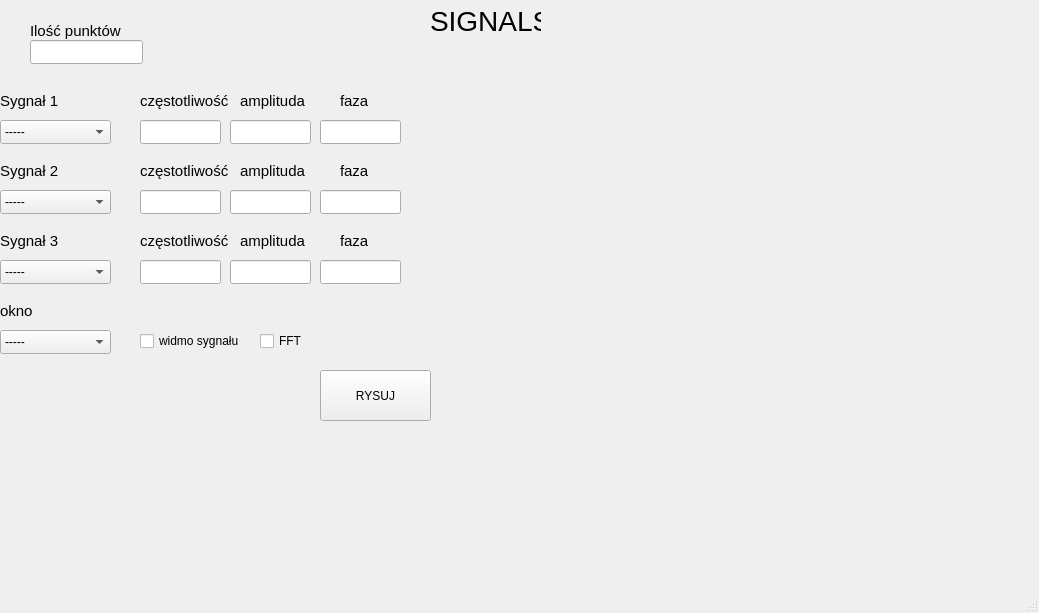
<?xml version="1.0" encoding="UTF-8"?>
<ui version="4.0">
 <class>generateSignal</class>
 <widget class="QMainWindow" name="generateSignal">
  <property name="geometry">
   <rect>
    <x>0</x>
    <y>0</y>
    <width>1039</width>
    <height>613</height>
   </rect>
  </property>
  <property name="windowTitle">
   <string>generateSignal</string>
  </property>
  <property name="inputMethodHints">
   <set>Qt::ImhNone</set>
  </property>
  <widget class="QWidget" name="centralwidget">
   <widget class="QLabel" name="label">
    <property name="geometry">
     <rect>
      <x>430</x>
      <y>0</y>
      <width>111</width>
      <height>41</height>
     </rect>
    </property>
    <property name="font">
     <font>
      <pointsize>21</pointsize>
     </font>
    </property>
    <property name="text">
     <string>SIGNALS</string>
    </property>
   </widget>
   <widget class="QCustomPlot" name="customPlot" native="true">
    <property name="geometry">
     <rect>
      <x>430</x>
      <y>80</y>
      <width>611</width>
      <height>351</height>
     </rect>
    </property>
    <property name="sizePolicy">
     <sizepolicy hsizetype="Preferred" vsizetype="Preferred">
      <horstretch>0</horstretch>
      <verstretch>0</verstretch>
     </sizepolicy>
    </property>
   </widget>
   <widget class="QPushButton" name="drawPlotButton">
    <property name="geometry">
     <rect>
      <x>320</x>
      <y>370</y>
      <width>111</width>
      <height>51</height>
     </rect>
    </property>
    <property name="text">
     <string>RYSUJ</string>
    </property>
   </widget>
   <widget class="QLabel" name="label_2">
    <property name="geometry">
     <rect>
      <x>30</x>
      <y>20</y>
      <width>101</width>
      <height>21</height>
     </rect>
    </property>
    <property name="font">
     <font>
      <pointsize>11</pointsize>
     </font>
    </property>
    <property name="text">
     <string>Ilość punktów</string>
    </property>
   </widget>
   <widget class="QLineEdit" name="lineEdit">
    <property name="geometry">
     <rect>
      <x>30</x>
      <y>40</y>
      <width>113</width>
      <height>24</height>
     </rect>
    </property>
    <property name="inputMethodHints">
     <set>Qt::ImhNone</set>
    </property>
   </widget>
   <widget class="QComboBox" name="comboBox">
    <property name="geometry">
     <rect>
      <x>0</x>
      <y>120</y>
      <width>111</width>
      <height>24</height>
     </rect>
    </property>
    <item>
     <property name="text">
      <string>-----</string>
     </property>
    </item>
    <item>
     <property name="text">
      <string>sinusoidalny</string>
     </property>
    </item>
    <item>
     <property name="text">
      <string>prostokątny</string>
     </property>
    </item>
    <item>
     <property name="text">
      <string>piłokształtny</string>
     </property>
    </item>
   </widget>
   <widget class="QComboBox" name="comboBox_2">
    <property name="geometry">
     <rect>
      <x>0</x>
      <y>190</y>
      <width>111</width>
      <height>24</height>
     </rect>
    </property>
    <item>
     <property name="text">
      <string>-----</string>
     </property>
    </item>
    <item>
     <property name="text">
      <string>sinusoidalny</string>
     </property>
    </item>
    <item>
     <property name="text">
      <string>prostokątny</string>
     </property>
    </item>
    <item>
     <property name="text">
      <string>piłokształtny</string>
     </property>
    </item>
   </widget>
   <widget class="QComboBox" name="comboBox_3">
    <property name="geometry">
     <rect>
      <x>0</x>
      <y>260</y>
      <width>111</width>
      <height>24</height>
     </rect>
    </property>
    <item>
     <property name="text">
      <string>-----</string>
     </property>
    </item>
    <item>
     <property name="text">
      <string>sinusoidalny</string>
     </property>
    </item>
    <item>
     <property name="text">
      <string>prostokątny</string>
     </property>
    </item>
    <item>
     <property name="text">
      <string>piłokształtny</string>
     </property>
    </item>
   </widget>
   <widget class="QLabel" name="label_3">
    <property name="geometry">
     <rect>
      <x>0</x>
      <y>90</y>
      <width>101</width>
      <height>21</height>
     </rect>
    </property>
    <property name="font">
     <font>
      <pointsize>11</pointsize>
     </font>
    </property>
    <property name="text">
     <string>Sygnał 1</string>
    </property>
   </widget>
   <widget class="QLabel" name="label_4">
    <property name="geometry">
     <rect>
      <x>0</x>
      <y>160</y>
      <width>101</width>
      <height>21</height>
     </rect>
    </property>
    <property name="font">
     <font>
      <pointsize>11</pointsize>
     </font>
    </property>
    <property name="text">
     <string>Sygnał 2</string>
    </property>
   </widget>
   <widget class="QLabel" name="label_5">
    <property name="geometry">
     <rect>
      <x>0</x>
      <y>230</y>
      <width>101</width>
      <height>21</height>
     </rect>
    </property>
    <property name="font">
     <font>
      <pointsize>11</pointsize>
     </font>
    </property>
    <property name="text">
     <string>Sygnał 3</string>
    </property>
   </widget>
   <widget class="QLineEdit" name="sig1F">
    <property name="geometry">
     <rect>
      <x>140</x>
      <y>120</y>
      <width>81</width>
      <height>24</height>
     </rect>
    </property>
    <property name="inputMethodHints">
     <set>Qt::ImhNone</set>
    </property>
   </widget>
   <widget class="QLineEdit" name="sig1A">
    <property name="geometry">
     <rect>
      <x>230</x>
      <y>120</y>
      <width>81</width>
      <height>24</height>
     </rect>
    </property>
    <property name="inputMethodHints">
     <set>Qt::ImhNone</set>
    </property>
   </widget>
   <widget class="QLineEdit" name="lineEdit_sig1w">
    <property name="geometry">
     <rect>
      <x>320</x>
      <y>120</y>
      <width>81</width>
      <height>24</height>
     </rect>
    </property>
    <property name="inputMethodHints">
     <set>Qt::ImhNone</set>
    </property>
   </widget>
   <widget class="QLineEdit" name="lineEdit_sig2w">
    <property name="geometry">
     <rect>
      <x>320</x>
      <y>190</y>
      <width>81</width>
      <height>24</height>
     </rect>
    </property>
    <property name="inputMethodHints">
     <set>Qt::ImhNone</set>
    </property>
   </widget>
   <widget class="QLineEdit" name="lineEdit_sig2A">
    <property name="geometry">
     <rect>
      <x>230</x>
      <y>190</y>
      <width>81</width>
      <height>24</height>
     </rect>
    </property>
    <property name="inputMethodHints">
     <set>Qt::ImhNone</set>
    </property>
   </widget>
   <widget class="QLineEdit" name="lineEdit_sig2F">
    <property name="geometry">
     <rect>
      <x>140</x>
      <y>190</y>
      <width>81</width>
      <height>24</height>
     </rect>
    </property>
    <property name="inputMethodHints">
     <set>Qt::ImhNone</set>
    </property>
   </widget>
   <widget class="QLineEdit" name="lineEdit_sig3w">
    <property name="geometry">
     <rect>
      <x>320</x>
      <y>260</y>
      <width>81</width>
      <height>24</height>
     </rect>
    </property>
    <property name="inputMethodHints">
     <set>Qt::ImhNone</set>
    </property>
   </widget>
   <widget class="QLineEdit" name="lineEdit_sig3A">
    <property name="geometry">
     <rect>
      <x>230</x>
      <y>260</y>
      <width>81</width>
      <height>24</height>
     </rect>
    </property>
    <property name="inputMethodHints">
     <set>Qt::ImhNone</set>
    </property>
   </widget>
   <widget class="QLineEdit" name="lineEdit_sig3F">
    <property name="geometry">
     <rect>
      <x>140</x>
      <y>260</y>
      <width>81</width>
      <height>24</height>
     </rect>
    </property>
    <property name="inputMethodHints">
     <set>Qt::ImhNone</set>
    </property>
   </widget>
   <widget class="QLabel" name="label_6">
    <property name="geometry">
     <rect>
      <x>140</x>
      <y>90</y>
      <width>101</width>
      <height>21</height>
     </rect>
    </property>
    <property name="font">
     <font>
      <pointsize>11</pointsize>
     </font>
    </property>
    <property name="text">
     <string>częstotliwość</string>
    </property>
   </widget>
   <widget class="QLabel" name="label_7">
    <property name="geometry">
     <rect>
      <x>240</x>
      <y>90</y>
      <width>101</width>
      <height>21</height>
     </rect>
    </property>
    <property name="font">
     <font>
      <pointsize>11</pointsize>
     </font>
    </property>
    <property name="text">
     <string>amplituda</string>
    </property>
   </widget>
   <widget class="QLabel" name="label_sig1w">
    <property name="geometry">
     <rect>
      <x>340</x>
      <y>90</y>
      <width>101</width>
      <height>21</height>
     </rect>
    </property>
    <property name="font">
     <font>
      <pointsize>11</pointsize>
     </font>
    </property>
    <property name="text">
     <string>faza</string>
    </property>
   </widget>
   <widget class="QLabel" name="label_sig2w">
    <property name="geometry">
     <rect>
      <x>340</x>
      <y>160</y>
      <width>101</width>
      <height>21</height>
     </rect>
    </property>
    <property name="font">
     <font>
      <pointsize>11</pointsize>
     </font>
    </property>
    <property name="text">
     <string>faza</string>
    </property>
   </widget>
   <widget class="QLabel" name="label_10">
    <property name="geometry">
     <rect>
      <x>140</x>
      <y>160</y>
      <width>101</width>
      <height>21</height>
     </rect>
    </property>
    <property name="font">
     <font>
      <pointsize>11</pointsize>
     </font>
    </property>
    <property name="text">
     <string>częstotliwość</string>
    </property>
   </widget>
   <widget class="QLabel" name="label_11">
    <property name="geometry">
     <rect>
      <x>240</x>
      <y>160</y>
      <width>101</width>
      <height>21</height>
     </rect>
    </property>
    <property name="font">
     <font>
      <pointsize>11</pointsize>
     </font>
    </property>
    <property name="text">
     <string>amplituda</string>
    </property>
   </widget>
   <widget class="QLabel" name="label_sig3w">
    <property name="geometry">
     <rect>
      <x>340</x>
      <y>230</y>
      <width>101</width>
      <height>21</height>
     </rect>
    </property>
    <property name="font">
     <font>
      <pointsize>11</pointsize>
     </font>
    </property>
    <property name="text">
     <string>faza</string>
    </property>
   </widget>
   <widget class="QLabel" name="label_13">
    <property name="geometry">
     <rect>
      <x>140</x>
      <y>230</y>
      <width>101</width>
      <height>21</height>
     </rect>
    </property>
    <property name="font">
     <font>
      <pointsize>11</pointsize>
     </font>
    </property>
    <property name="text">
     <string>częstotliwość</string>
    </property>
   </widget>
   <widget class="QLabel" name="label_14">
    <property name="geometry">
     <rect>
      <x>240</x>
      <y>230</y>
      <width>101</width>
      <height>21</height>
     </rect>
    </property>
    <property name="font">
     <font>
      <pointsize>11</pointsize>
     </font>
    </property>
    <property name="text">
     <string>amplituda</string>
    </property>
   </widget>
   <widget class="QComboBox" name="comboBox_4">
    <property name="geometry">
     <rect>
      <x>0</x>
      <y>330</y>
      <width>111</width>
      <height>24</height>
     </rect>
    </property>
    <item>
     <property name="text">
      <string>-----</string>
     </property>
    </item>
    <item>
     <property name="text">
      <string>Blackman</string>
     </property>
    </item>
    <item>
     <property name="text">
      <string>Hanning</string>
     </property>
    </item>
    <item>
     <property name="text">
      <string>Hamming</string>
     </property>
    </item>
    <item>
     <property name="text">
      <string>Brtlet</string>
     </property>
    </item>
   </widget>
   <widget class="QLabel" name="label_8">
    <property name="geometry">
     <rect>
      <x>0</x>
      <y>300</y>
      <width>101</width>
      <height>21</height>
     </rect>
    </property>
    <property name="font">
     <font>
      <pointsize>11</pointsize>
     </font>
    </property>
    <property name="text">
     <string>okno</string>
    </property>
   </widget>
   <widget class="QCheckBox" name="checkBox">
    <property name="geometry">
     <rect>
      <x>140</x>
      <y>330</y>
      <width>101</width>
      <height>22</height>
     </rect>
    </property>
    <property name="text">
     <string>widmo sygnału</string>
    </property>
   </widget>
   <widget class="QCheckBox" name="checkBox_2">
    <property name="geometry">
     <rect>
      <x>260</x>
      <y>330</y>
      <width>78</width>
      <height>22</height>
     </rect>
    </property>
    <property name="text">
     <string>FFT</string>
    </property>
   </widget>
  </widget>
  <widget class="QMenuBar" name="menubar">
   <property name="geometry">
    <rect>
     <x>0</x>
     <y>0</y>
     <width>1039</width>
     <height>21</height>
    </rect>
   </property>
  </widget>
  <widget class="QStatusBar" name="statusbar"/>
 </widget>
 <customwidgets>
  <customwidget>
   <class>QCustomPlot</class>
   <extends>QWidget</extends>
   <header>qcustomplot.h</header>
   <container>1</container>
  </customwidget>
 </customwidgets>
 <resources/>
 <connections/>
</ui>
